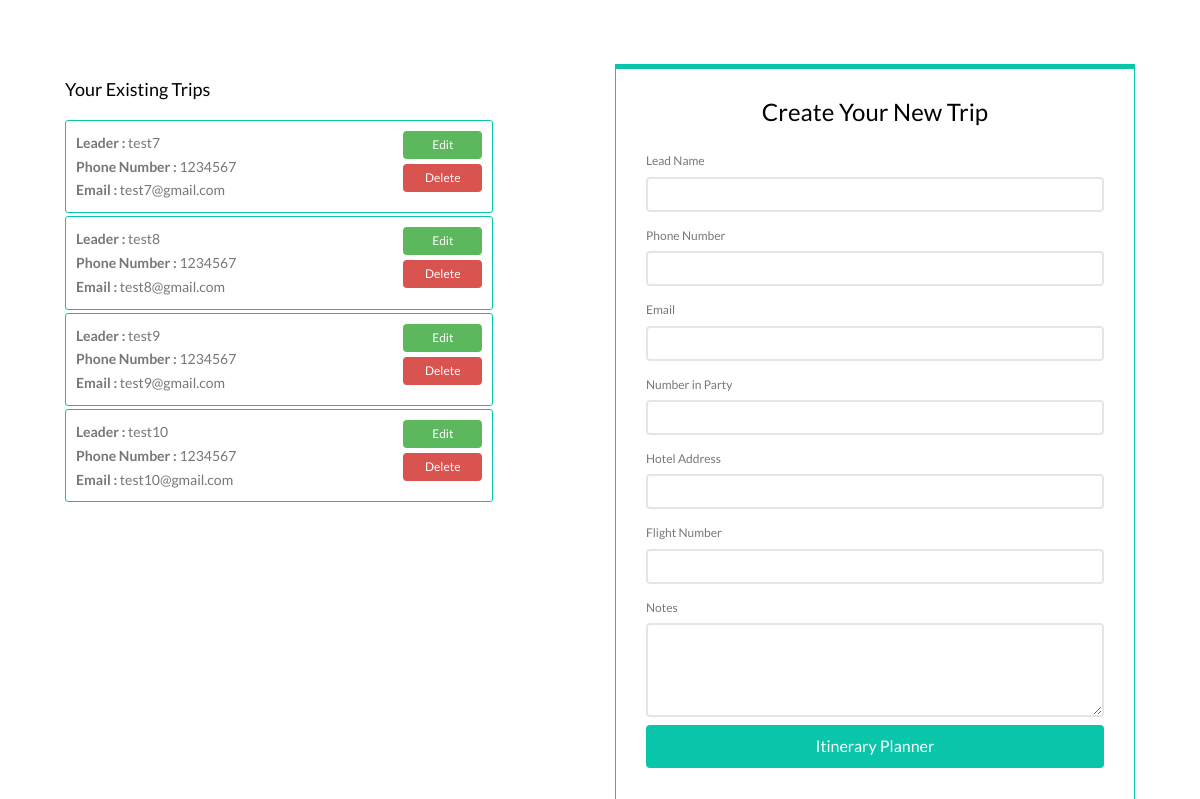
/partyCreate/ (signed in), run on the app's committed database.
### tables this page shows
create table party_details(
	party_id int not null AUTO_INCREMENT,
	lead_name varchar(100),
	phone_number int,
	email varchar(100) not null,
	hotel_address varchar(200),
	flight_number varchar(200) not null,
	notes varchar(250),
	number_in_party varchar(100),
	user_id int not null,
	PRIMARY KEY(party_id),
	FOREIGN KEY(user_id)REFERENCES user_details(user_id)  ON DELETE CASCADE ON UPDATE CASCADE
);

### partyCreate/index.php (the view, shortened to what this page needs)
<!DOCTYPE HTML>
<html>
<head>
    <link rel="stylesheet" href="../css/animate.css">
    <link rel="stylesheet" href="../css/icomoon.css">
    <link rel="stylesheet" href="../css/themify-icons.css">
    <link rel="stylesheet" href="../css/bootstrap.css">
    <link rel="stylesheet" href="../css/magnific-popup.css">
    <link rel="stylesheet" href="../css/bootstrap-datepicker.min.css">
    <link rel="stylesheet" href="../css/owl.carousel.min.css">
    <link rel="stylesheet" href="../css/owl.theme.default.min.css">
    <link rel="stylesheet" href="../css/style.css">
</head>
<body>
<header id="gtco-header" class="gtco-cover gtco-cover-md" role="banner"
        style="background: #fff">
    <div class="gtco-container">
        <div class="row">
            <div class="col-md-12 col-md-offset-0 text-left">
                <ul class="nav nav-tabs">
                    <div class="row row-mt-15em" style="margin-top: 4em;">
                        <div class="col-md-5  mt-text animate-box" data-animate-effect="fadeInUp"
                             style="margin-top:1em">
                            <?php
                            $conn = connection();
                            ?>
                            <h4>Your Existing Trips</h4>
                            <?php
                            $query = "SELECT * FROM party_details WHERE user_id =" . $_SESSION['user'];
                            $result = $conn->query($query);
                            if ($result->num_rows > 0) {
                                while ($row = $result->fetch_assoc()) {
                                    ?>
                                    <div class="col-md-12"
                                         style="border: 1px solid #09C6AB;padding:10px;margin-bottom: 3px;border-radius: 3px; font-size: 14px">
                                        <div class="row">
                                            <div class="col-sm-9">
                                                <b>Leader : </b><?php echo($row["lead_name"]); ?><br>
                                                <b>Phone Number : </b><?php echo($row["phone_number"]); ?><br>
                                                <b>Email : </b><?php echo($row["email"]); ?><br>
                                            </div>
                                            <div class="col-sm-3 ">
                                                <form role="form" action='index.php' method='POST'>
                                                    <input type="submit" class="btn btn-sm btn-success btn-block"
                                                           id="edit" name="edit"
                                                           value="Edit" style="font-size: 12px; padding: 3px;">
                                                    <input type="submit" class="btn btn-sm btn-danger btn-block"
                                                           id="delete" name="delete"
                                                           value="Delete" style="font-size: 12px; padding: 3px;">
                                                </form>
                                            </div>
                                        </div>
                                    </div>
                                    <?php
                                }
                            }
                            ?>
                        </div>
                        <div class="col-md-6 col-md-push-1 animate-box" data-animate-effect="fadeInRight">
                            <div class="form-wrap"
                                 style="box-shadow: none; border: 1px solid #09C6AB; border-top: 5px solid #09C6AB;">
                                <div class="tab">
                                    <div class="tab-content">
                                        <div id="login" class="tab-content-inner active" data-content="signup">
                                            <h3 style="text-align:center">Create Your New Trip</h3>
                                            <form role="form" action="index.php" method="post">
                                                <div class="row form-group">
                                                    <div class="col-md-12">
                                                        <label for="login-username">Lead Name</label>
                                                        <input type="text" id="lead_name" name="lead_name"
                                                               class="form-control">
                                                    </div>
                                                </div>
                                                <div class="row form-group">
                                                    <div class="col-md-12">
                                                        <label for="login-username">Phone Number</label>
                                                        <input type="text" id="phone_number" name="phone_number"
                                                               class="form-control">
                                                    </div>
                                                </div>
                                                <div class="row form-group">
                                                    <div class="col-md-12">
                                                        <label for="login-username">Email</label>
                                                        <input type="text" id="email" name="email"
                                                               class="form-control">
                                                    </div>
                                                </div>
                                                <div class="row form-group">
                                                    <div class="col-md-12">
                                                        <label for="login-username">Number in Party</label>
                                                        <input type="text" id="number_in_party" name="number_in_party"
                                                               class="form-control">
                                                    </div>
                                                </div>
                                                <div class="row form-group">
                                                    <div class="col-md-12">
                                                        <label for="login-username">Hotel Address</label>
                                                        <input type="text" id="hotel_address" name="hotel_address"
                                                               class="form-control">
                                                    </div>
                                                </div>
                                                <div class="row form-group">
                                                    <div class="col-md-12">
                                                        <label for="login-username">Flight Number</label>
                                                        <input type="text" id="flight_number" name="flight_number"
                                                               class="form-control">
                                                    </div>
                                                </div>
                                                <div class="row form-group">
                                                    <div class="col-md-12">
                                                        <label for="login-username">Notes</label>
                                                        <textarea type="text" id="notes" name="notes" rows="4"
                                                                  class="form-control"></textarea>
                                                    </div>
                                                </div>
                                                <div class="row form-group">
                                                    <div class="col-md-12">
                                                        <input type="submit" class="btn btn-primary btn-block"
                                                               id="submit" name="submit"
                                                               value="Itinerary Planner">
                                                    </div>
                                                </div>
                                            </form>
                                        </div>
                                    </div>
                                </div>
                            </div>
                        </div>
                    </div>
            </div>
        </div>
    </div>
</header>
</body>
</html>

### css/style.css (style rules this page uses)
body { font-family: "Lato", Arial, sans-serif; font-weight: 400; font-size: 16px; line-height: 1.7; color: #777; background: #fff; }
h1, h2, h3, h4, h5, h6, figure { color: #000; font-family: "Lato", Arial, sans-serif; font-weight: 400; margin: 0 0 20px 0; }
.gtco-container { max-width: 1100px; position: relative; margin: 0 auto; padding-left: 15px; padding-right: 15px; }
#gtco-header { background: #4d4d4d; }
#gtco-header .mt-text { margin-top: 7em; margin-bottom: 3em; }
#gtco-header .form-wrap { border-top: 10px solid #09C6AB; position: relative; width: 100%; -webkit-box-shadow: 0px 2px 5px 0px rgba(0, 0, 0, 0.15); -moz-box-shadow: 0px 2px 5px 0px rgba(0, 0, 0, 0.15); box-shadow: 0px 2px 5px 0px rgba(0, 0, 0, 0.15); }
#gtco-header .form-wrap .tab-content { z-index: 10; position: relative; clear: both; background: #fff; padding: 30px; }
#gtco-header .form-wrap .tab-content .tab-content-inner { display: none; }
#gtco-header .form-wrap .tab-content .tab-content-inner.active { display: block; }
#gtco-header, #gtco-counter, .gtco-bg { background-size: cover; background-position: top center; background-repeat: no-repeat; position: relative; }
.gtco-cover { height: 100vh; background-size: cover; background-position: center center; background-repeat: no-repeat; position: relative; float: left; width: 100%; }
.gtco-cover > .gtco-container { position: relative; z-index: 10; }
form label { font-weight: normal !important; font-size: 12px !important; }
.btn { margin-right: 4px; margin-bottom: 4px; font-family: "Lato", Arial, sans-serif; font-size: 16px; font-weight: 400; -webkit-border-radius: 4px; -moz-border-radius: 4px; -ms-border-radius: 4px; border-radius: 4px; -webkit-transition: 0.5s; -o-transition: 0.5s; transition: 0.5s; padding: 8px 30px; }
.btn-primary { background: #09C6AB; color: #fff; border: 2px solid #09C6AB !important; }
.btn-success { background: #5cb85c; color: #fff; border: 2px solid #5cb85c; }
.btn-danger { background: #d9534f; color: #fff; border: 2px solid #d9534f; }
.form-control { box-shadow: none; background: transparent; border: 2px solid rgba(0, 0, 0, 0.1); height: 35px; font-size: 14px; font-weight: 300; padding: 5px 15px; }
.row-mt-15em { margin-top: 12em; }
@media screen and (max-width: 1370px) { .row-mt-15em { margin-top: 4em; } }
.js .animate-box { opacity: 0; }
.nav-tabs { border-bottom: none }
.form-group { margin-bottom: 8px; }

### data on the page
party_details: lead_name "test7", phone_number "1234567", email "test7@gmail.com"
party_details: lead_name "test8", phone_number "1234567", email "test8@gmail.com"
party_details: lead_name "test9", phone_number "1234567", email "test9@gmail.com"
party_details: lead_name "test10", phone_number "1234567", email "test10@gmail.com"
